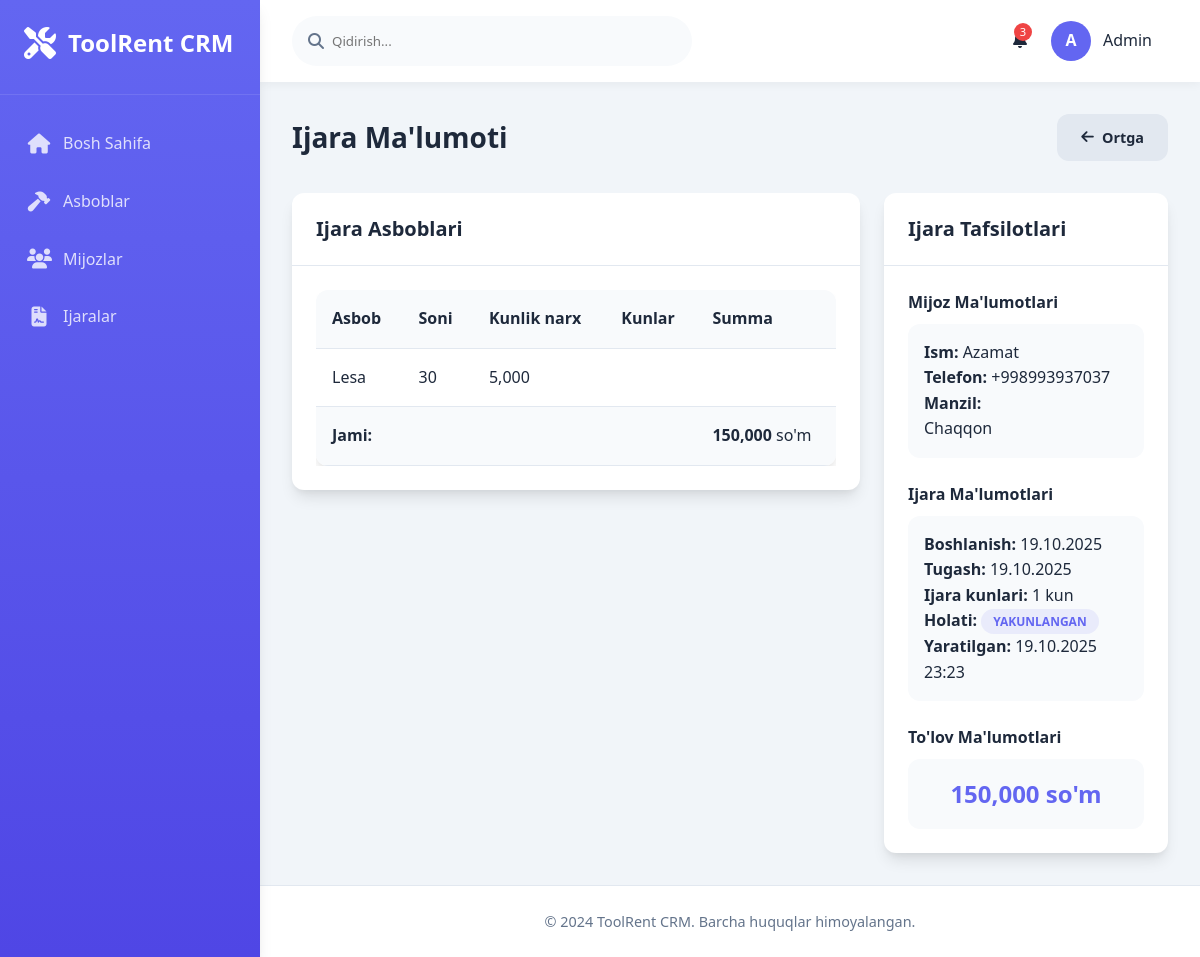
The page /rentals/18/ on the database its author committed.
### main/models.py (models this page shows, shortened)
class RentalItem(models.Model):
    rental = models.ForeignKey(Rental, on_delete=models.CASCADE)
    tool = models.ForeignKey(Tool, on_delete=models.CASCADE, verbose_name="Asbob")
    quantity = models.IntegerField(verbose_name="Soni")
    daily_rate = models.DecimalField(max_digits=10, decimal_places=2, verbose_name="Kunlik narx")

class Tool(models.Model):
    name = models.CharField(max_length=200, verbose_name="Asbob nomi")
    category = models.ForeignKey(ToolCategory, on_delete=models.CASCADE, verbose_name="Kategoriya")
    daily_price = models.DecimalField(max_digits=10, decimal_places=2, verbose_name="Kunlik narx")
    quantity_total = models.IntegerField(verbose_name="Jami soni")
    quantity_available = models.IntegerField(verbose_name="Mavjud soni")
    is_active = models.BooleanField(default=True, verbose_name="Faol")
    created_at = models.DateTimeField(auto_now_add=True)
    class Meta:
        verbose_name = "Asbob"
        verbose_name_plural = "Asboblar"

class Rental(models.Model):
    STATUS_CHOICES = [
        ('active', 'Faol'),
        ('completed', 'Yakunlangan'),
        ('cancelled', 'Bekor qilingan'),
    ]
    customer = models.ForeignKey(Customer, on_delete=models.CASCADE, verbose_name="Mijoz")
    start_date = models.DateField(verbose_name="Boshlanish sanasi", default=timezone.now)
    end_date = models.DateField(null=True, blank=True, verbose_name="Tugash sanasi")
    total_amount = models.DecimalField(max_digits=12, decimal_places=2, default=0, verbose_name="Jami summa")
    status = models.CharField(max_length=20, choices=STATUS_CHOICES, default='active', verbose_name="Holati")
    created_at = models.DateTimeField(auto_now_add=True)
    def get_total_days(self):
        try:
            if self.end_date:
                days = (self.end_date - self.start_date).days
                return days + 1 if days >= 0 else 1
            else:
                today = timezone.now().date()
                days = (today - self.start_date).days
                return days + 1 if days >= 0 else 1
        except (TypeError, ValueError):
            return 1  # Xato yuz bersa, kamida 1 kun
    class Meta:
        verbose_name = "Ijara"
        verbose_name_plural = "Ijaralar"

class Customer(models.Model):
    name = models.CharField(max_length=200, verbose_name="Ism")
    phone = models.CharField(max_length=20, verbose_name="Telefon")
    address = models.TextField(verbose_name="Manzil")
    created_at = models.DateTimeField(auto_now_add=True)
    class Meta:
        verbose_name = "Mijoz"
        verbose_name_plural = "Mijozlar"

### main/views.py (the view)
# urls.py: path('rentals/<int:rental_id>/', views.rental_detail, name='rental_detail'),
def rental_detail(request, rental_id):
    rental = get_object_or_404(Rental, id=rental_id)
    rental_items = rental.rentalitem_set.all()
    context = {
        'rental': rental,
        'rental_items': rental_items,
    }
    return render(request, 'main/rental_detail.html', context)

### main/templates/main/rental_detail.html (shortened to what this page needs)
{% extends 'main/base.html' %}
{% block content %}
<div class="page-title">
    <h2>Ijara Ma'lumoti</h2>
    <div style="display: flex; gap: 1rem;">
        <a href="{% url 'main:rental_list' %}" class="btn btn-secondary">
            <i class="fas fa-arrow-left"></i> Ortga
        </a>
    </div>
</div>
<div class="content-grid">
    <div class="left-column">
        <div class="card">
            <div class="card-header">
                <h3>Ijara Asboblari</h3>
            </div>
            <div class="card-body">
                {% if rental_items %}
                <div class="table-container">
                    <table class="table">
                        <thead>
                            <tr>
                                <th>Asbob</th>
                                <th>Soni</th>
                                <th>Kunlik narx</th>
                                <th>Kunlar</th>
                                <th>Summa</th>
                            </tr>
                        </thead>
                        <tbody>
                            {% for item in rental_items %}
                            <tr>
                                <td>{{ item.tool.name }}</td>
                                <td class="number-format">{{ item.quantity }}</td>
                                <td class="number-format">{{ item.daily_rate|floatformat:0 }}</td>
                                <td class="number-format">{{ item.total_days }}</td>
                                <td class="number-format">{{ item.total_amount|floatformat:0 }}</td>
                            </tr>
                            {% endfor %}
                        </tbody>
                        <tfoot>
                            <tr style="background: var(--secondary);">
                                <td colspan="4"><strong>Jami:</strong></td>
                                <td>
                                    <strong class="number-format">{{ rental.total_amount|floatformat:0 }}</strong> so'm
                                </td>
                            </tr>
                        </tfoot>
                    </table>
                </div>
                {% else %}
                <div style="text-align: center; padding: 2rem; color: var(--gray);">
                    <i class="fas fa-tools" style="font-size: 2rem; margin-bottom: 1rem; display: block; opacity: 0.5;"></i>
                    Asboblar mavjud emas
                </div>
                {% endif %}
            </div>
        </div>
    </div>
    <div class="right-column">
        <div class="card">
            <div class="card-header">
                <h3>Ijara Tafsilotlari</h3>
            </div>
            <div class="card-body">
                <div style="display: grid; gap: 1.5rem;">
                    <div>
                        <h4 style="margin-bottom: 0.5rem; color: var(--dark);">Mijoz Ma'lumotlari</h4>
                        <div style="background: var(--secondary); padding: 1rem; border-radius: var(--radius);">
                            <div><strong>Ism:</strong> {{ rental.customer.name }}</div>
                            <div><strong>Telefon:</strong> {{ rental.customer.phone }}</div>
                            <div><strong>Manzil:</strong> {{ rental.customer.address|linebreaks }}</div>
                        </div>
                    </div>
                    <div>
                        <h4 style="margin-bottom: 0.5rem; color: var(--dark);">Ijara Ma'lumotlari</h4>
                        <div style="background: var(--secondary); padding: 1rem; border-radius: var(--radius);">
                            <div><strong>Boshlanish:</strong> {{ rental.start_date|date:"d.m.Y" }}</div>
                            <div>
                                <strong>Tugash:</strong>
                                {% if rental.end_date %}
                                    {{ rental.end_date|date:"d.m.Y" }}
                                {% else %}
                                    <span style="color: var(--gray);">Hali yakunlanmagan</span>
                                {% endif %}
                            </div>
                            <div><strong>Ijara kunlari:</strong> <span class="number-format">{{ rental.get_total_days }}</span> kun</div>
                            <div><strong>Holati:</strong>
                                <span class="status-badge status-{{ rental.status }}">
                                    {{ rental.get_status_display }}
                                </span>
                            </div>
                            <div><strong>Yaratilgan:</strong> {{ rental.created_at|date:"d.m.Y H:i" }}</div>
                        </div>
                    </div>
                    <div>
                        <h4 style="margin-bottom: 0.5rem; color: var(--dark);">To'lov Ma'lumotlari</h4>
                        <div style="background: var(--secondary); padding: 1rem; border-radius: var(--radius);">
                            <div style="font-size: 1.5rem; font-weight: bold; text-align: center; color: var(--primary);">
                                <span class="number-format">{{ rental.total_amount|floatformat:0 }}</span> so'm
                            </div>
                        </div>
                    </div>
                </div>
            </div>
        </div>
    </div>
</div>
{% endblock %}

### main/templates/main/base.html (style rules this page uses)
:root { --primary: #6366f1; --primary-dark: #4f46e5; --secondary: #f8fafc; --accent: #10b981; --danger: #ef4444; --warning: #f59e0b; --dark: #1e293b; --light: #f8fafc; --gray: #64748b; --gray-light: #e2e8f0; --shadow: 0 10px 15px -3px rgba(0, 0, 0, 0.1), 0 4px 6px -2px rgba(0, 0, 0, 0.05); --radius: 12px; --transition: all 0.3s ease; }
* { margin: 0; padding: 0; box-sizing: border-box; font-family: 'Segoe UI', system-ui, sans-serif; }
body { background-color: #f1f5f9; color: var(--dark); line-height: 1.6; }
.page-title { display: flex; justify-content: space-between; align-items: center; margin-bottom: 2rem; }
.page-title h2 { font-size: 1.75rem; font-weight: 700; color: var(--dark); }
.btn { padding: 0.75rem 1.5rem; border-radius: var(--radius); border: none; font-weight: 600; cursor: pointer; transition: var(--transition); display: inline-flex; align-items: center; justify-content: center; text-decoration: none; font-size: 0.9rem; }
.btn i { margin-right: 0.5rem; }
.btn-secondary { background: var(--gray-light); color: var(--dark); }
.content-grid { display: grid; grid-template-columns: 2fr 1fr; gap: 1.5rem; }
.card { background: white; border-radius: var(--radius); box-shadow: var(--shadow); overflow: hidden; }
.card-header { padding: 1.25rem 1.5rem; border-bottom: 1px solid var(--gray-light); display: flex; justify-content: space-between; align-items: center; }
.card-header h3 { font-size: 1.25rem; font-weight: 600; }
.card-body { padding: 1.5rem; }
.table-container { overflow-x: auto; }
.table { width: 100%; border-collapse: collapse; background: white; border-radius: var(--radius); overflow: hidden; box-shadow: var(--shadow); }
.table th, .table td { padding: 1rem; text-align: left; border-bottom: 1px solid var(--gray-light); }
.table th { background: var(--secondary); font-weight: 600; color: var(--dark); }
.status-badge { padding: 0.25rem 0.75rem; border-radius: 50px; font-size: 0.75rem; font-weight: 600; text-transform: uppercase; }
.status-completed { background: rgba(99, 102, 241, 0.1); color: var(--primary); }
.number-format { font-feature-settings: "tnum"; font-variant-numeric: tabular-nums; }

### rows shown on the page
RentalItem: tool.name "Lesa", quantity "30", daily_rate "5,000"
Rental: total_amount "150,000", customer.name "Azamat", customer.phone "+998993937037", customer.address "Chaqqon", start_date "19.10.2025", end_date "19.10.2025", get_total_days "1", status "YAKUNLANGAN", created_at "19.10.2025 23:23"
